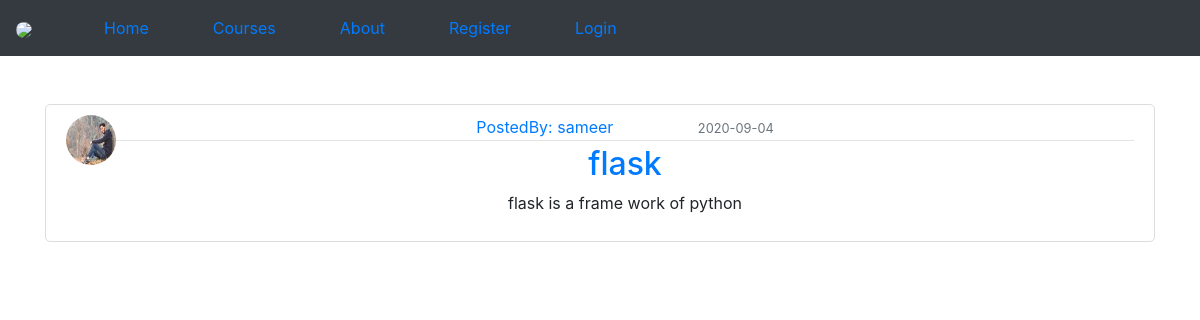
Screenshot of /post/2 with the database file from the repository.
### Main/models.py (models this page shows, shortened)
class User(db.Model,UserMixin):
	id = db.Column(db.Integer,primary_key=True)
	username = db.Column(db.String(20),unique=True, nullable= False)
	email = db.Column(db.String(120),unique=True,nullable=False)
	image_file = db.Column(db.String(20),nullable=False,default= 'default.jpg')
	password = db.Column(db.String(30),nullable=False)
	posts = db.relationship('Post',backref='author',lazy=True)

class Post(db.Model):
	__searchable__ = ['title']
	id = db.Column(db.Integer,primary_key=True)
	title = db.Column(db.String(120),nullable=False)
	content = db.Column(db.Text,nullable=False)
	date_posted = db.Column(db.DateTime,nullable=False,default=datetime.utcnow)
	user_id = db.Column(db.Integer,db.ForeignKey('user.id'),nullable=False)

### Main/posts/routes.py (the view)
@posts.route('/post/<int:post_id>')
def post(post_id):
	post = Post.query.get_or_404(post_id)
	return render_template('post.html',title=post.title,post=post)

### Main/templates/post.html (shortened to what this page needs)
{%extends "layout.html"%}
{%block content%}
	<article class="media content-section">
		<img class="rounded-circle article-img" src="{{url_for('static',filename='Profile-pics/'+post.author.image_file)}}">
		<div class="media-body">
			<div class="article-metadata">
				<a href="{{url_for('users.user_posts',username=post.author.username)}}">PostedBy: {{post.author.username}}</a>
				<small class="text-muted">{{post.date_posted.strftime('%Y-%m-%d') }}</small>
			</div>
			<h2><a href="{{url_for('posts.post',post_id=post.id)}}" class="article-title mx-auto">{{post.title}}</a></h2>
			<p class="article-content">{{post.content}}</p>
		</div>
	</article>
{%endblock content%}

### Main/static/main.css (style rules this page uses)
body { font-family: 'Lato', sans-serif; }
.content-section { text-align: center; background-color: #ffff; padding: 10px 20px; border: 1px solid #dddddd; border-radius: 5px; }
.article-img { height: 50px; width: 50px; }
.article-metadata { padding-bottom: 1px; margin-bottom: 4px; border-bottom: 1px solid #e3e3e3 }
.media { text-align: center; }
.article-content { white-space: pre-line; }
.text-muted { margin-left: 5rem; }

### rows the page displays
User: image_file (picture), author.username "sameer"
Post: date_posted "2020-09-04", title "flask", content "flask is a frame work of python"
